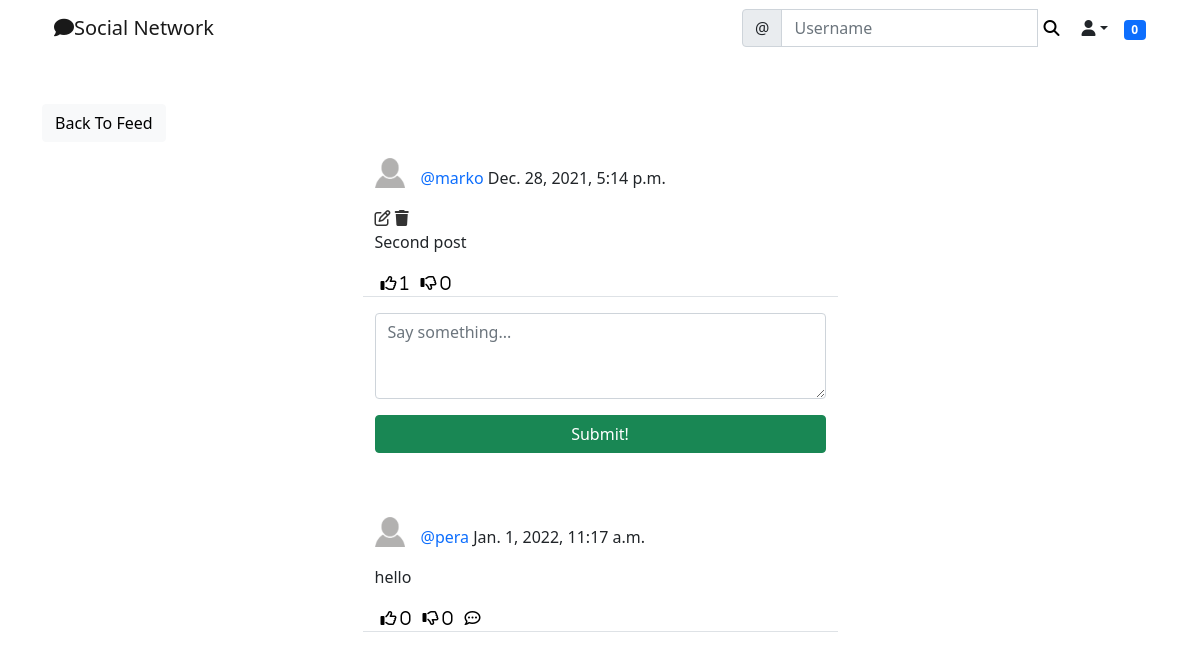
Page /social/post/2 (signed in) on the earlier database version.
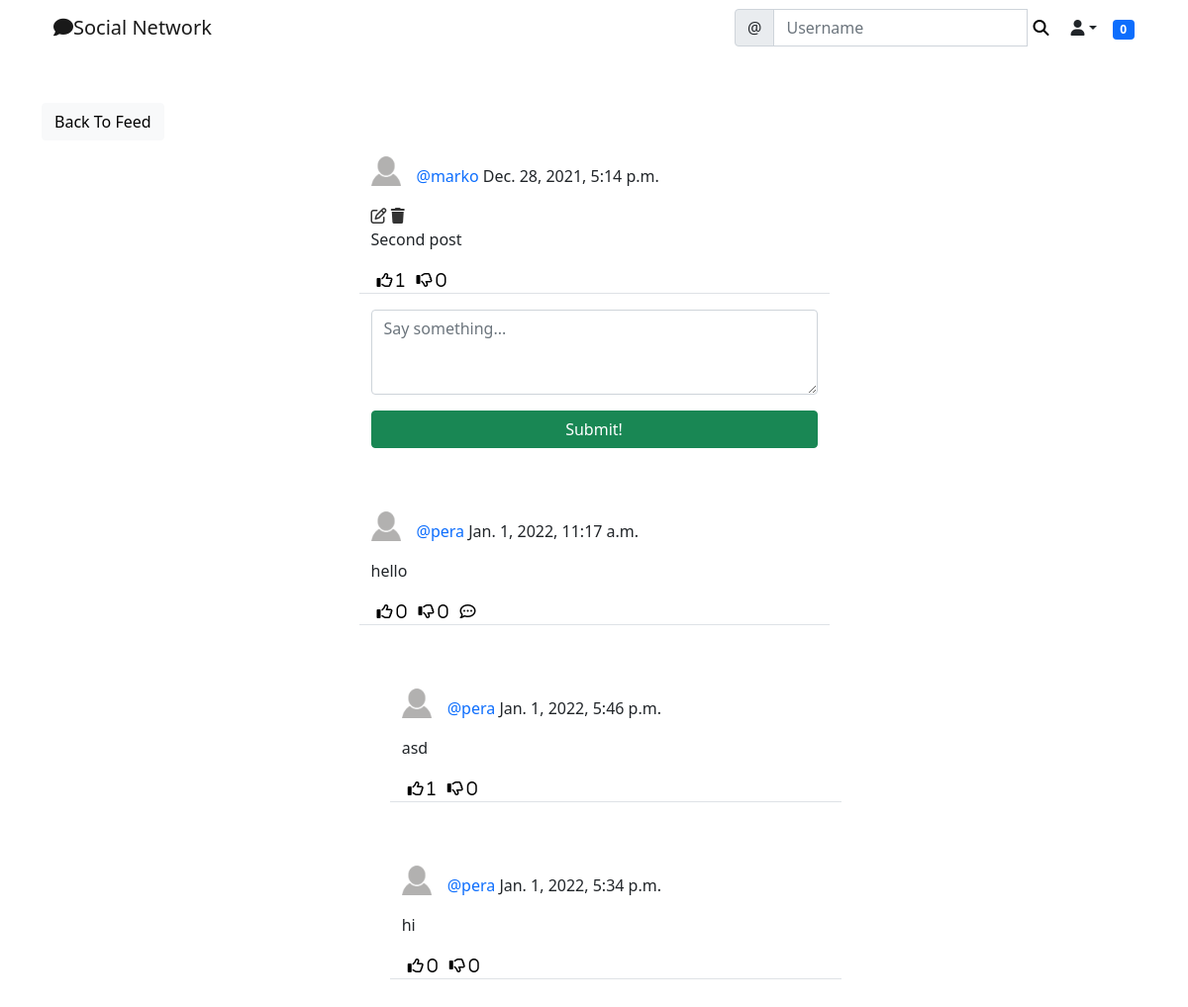
Same page on the later database version.
### social/models.py (models this page shows)
class Comment(models.Model):
    comment = models.TextField()
    created_on = models.DateTimeField(default=timezone.now)
    author = models.ForeignKey(User, on_delete=models.CASCADE)
    post = models.ForeignKey('Post', on_delete=models.CASCADE)
    likes = models.ManyToManyField(User, blank=True, related_name='comment_likes')
    dislikes = models.ManyToManyField(User, blank=True, related_name='comment_dislikes')
    parent = models.ForeignKey('self', on_delete=models.CASCADE, blank=True, null=True, related_name='+')
    @property
    def children(self):
        return Comment.objects.filter(parent=self).order_by('-created_on').all()
    @property
    def is_parent(self):
        if self.parent is None:
            return True
        else:
            return False

class UserProfile(models.Model):
    user = models.OneToOneField(User, primary_key=True, verbose_name='user', related_name='profile', on_delete=models.CASCADE)
    name = models.CharField(max_length=30, blank=True, null=True)
    bio = models.TextField(max_length=500, null=True, blank=True)
    birth_date = models.DateField(null=True, blank=True)
    location = models.CharField(max_length=100, blank=True, null=True)
    picture = models.ImageField(upload_to='uploads/profile_pictures', default='uploads/profile_pictures/default.png', blank=True)
    followers = models.ManyToManyField(User, blank=True, related_name='followers')

### social/views.py (the view, shortened to what this page needs)
# urls.py: path('post/<int:pk>', PostDetailView.as_view(), name='post-detail'),
class PostDetailView(LoginRequiredMixin, View):
    def get(self, request, pk, *args, **kwargs):
        post = Post.objects.get(pk=pk)
        form = CommentForm()
        comments = Comment.objects.filter(post=post).order_by('-created_on')
        context = {
            'post': post,
            'form': form,
            'comments': comments,
        }
        return render(request, 'social/post_detail.html', context)

### social/forms.py
class CommentForm(forms.ModelForm):
    comment = forms.CharField(
        label='',
        widget=forms.Textarea(attrs={
            'rows': 3,
            'placeholder': 'Say something...',
        })
    )
    class Meta:
        model = Comment
        fields = ['comment']

### landing/templatetags/custom_tags.py (called while the page is built)
@register.inclusion_tag('social/show_notifications.html', takes_context=True)
def show_notifications(context):
	request_user = context['request'].user
	notifications = Notification.objects.filter(to_user=request_user).exclude(user_has_seen=True).order_by('-date')
	return {'notifications': notifications}

### social/templates/social/post_detail.html (shortened to what the changed rows need)
{% extends 'landing/base.html' %}
{% load crispy_forms_tags %}
{% load static %}
{% block content %}
<div class="container">
    {% for comment in comments %}
        {% if comment.is_parent %}
            <div class="row justify-content-center mt-3 mb-5">
                <div class="col-md-5 col-sm-12 border-bottom">
                    <p>
                        <div>
                            <a href="{% url 'profile' comment.author.profile.pk %}">
                                <img class="round-circle post-img" height="30" width="30" src="{{ comment.author.profile.picture.url }}" />
                            </a>
                            <p class="post-text">
                                <a class="text-primary post-link" href="{% url 'profile' comment.author.profile.pk %}">@{{ comment.author }}</a> {{ comment.created_on }}
                            </p>
                        </div>
                    </p>
                    <p>{{ comment.comment }}</p>
                    <div class="d-flex flex-row">
                        <form method="POST" action="{% url 'comment-like' post.pk comment.pk %}">
                            <button class="remove-default-btn" type="submit">
                                <i class="far fa-thumbs-up"> <span>{{ comment.likes.all.count }}</span></i>
                            </button>
                        </form>
                        <form method="POST" action="{% url 'comment-dislike' post.pk comment.pk %}">
                            <button class="remove-default-btn" type="submit">
                                <i class="far fa-thumbs-down"> <span>{{ comment.dislikes.all.count }}</span></i>
                            </button>
                        </form>
                        <div>
                            <button class="remove-default-btn"><i class="far fa-comment-dots" onclick="commentReplyToggle('{{ comment.pk }}')"></i></button>
                        </div>
                    </div>
                </div>
            </div>
            {% for child_comment in comment.children %}
                <div class="row justify-content-center mt-3 mb-5 child-comment">
                    <div class="col-md-5 col-sm-12 border-bottom">
                        <p>
                            <div>
                                <a href="{% url 'profile' child_comment.author.profile.pk %}">
                                    <img class="round-circle post-img" height="30" width="30" src="{{ child_comment.author.profile.picture.url }}" />
                                </a>
                                <p class="post-text">
                                    <a class="text-primary post-link" href="{% url 'profile' child_comment.author.profile.pk %}">@{{ child_comment.author }}</a> {{ child_comment.created_on }}
                                </p>
                            </div>
                        </p>
                        <p>{{ child_comment.comment }}</p>
                        <div class="d-flex flex-row">
                            <form method="POST" action="{% url 'comment-like' post.pk child_comment.pk %}">
                                <button class="remove-default-btn" type="submit">
                                    <i class="far fa-thumbs-up"> <span>{{ child_comment.likes.all.count }}</span></i>
                                </button>
                            </form>
                            <form method="POST" action="{% url 'comment-dislike' post.pk child_comment.pk %}">
                                <button class="remove-default-btn" type="submit">
                                    <i class="far fa-thumbs-down"> <span>{{ child_comment.dislikes.all.count }}</span></i>
                                </button>
                            </form>
                        </div>
                    </div>
                </div>
            {% endfor %}
        {% endif %}
    {% endfor %}
</div>
{% endblock content %}

Differences in the rows shown:
added Comment: author.profile.picture (placeholder picture), author "pera", created_on "Jan. 1, 2022, 5:46 p.m.", comment "asd", likes.all.count "1", dislikes.all.count "0"
added Comment: author.profile.picture (placeholder picture), author "pera", created_on "Jan. 1, 2022, 5:34 p.m.", comment "hi", likes.all.count "0", dislikes.all.count "0"
